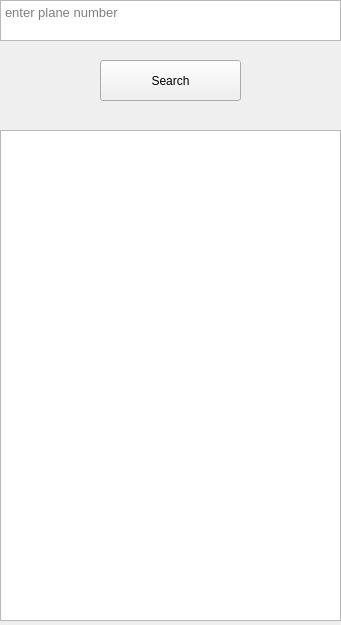
<?xml version="1.0" encoding="UTF-8"?>
<ui version="4.0">
 <class>MainWindow</class>
 <widget class="QMainWindow" name="MainWindow">
  <property name="geometry">
   <rect>
    <x>0</x>
    <y>0</y>
    <width>341</width>
    <height>625</height>
   </rect>
  </property>
  <property name="windowTitle">
   <string>MainWindow</string>
  </property>
  <widget class="QWidget" name="centralwidget">
   <widget class="QPlainTextEdit" name="planeNumber">
    <property name="geometry">
     <rect>
      <x>0</x>
      <y>0</y>
      <width>341</width>
      <height>41</height>
     </rect>
    </property>
    <property name="font">
     <font>
      <pointsize>10</pointsize>
     </font>
    </property>
    <property name="placeholderText">
     <string>enter plane number</string>
    </property>
   </widget>
   <widget class="QPushButton" name="searchPlane">
    <property name="geometry">
     <rect>
      <x>100</x>
      <y>60</y>
      <width>141</width>
      <height>41</height>
     </rect>
    </property>
    <property name="text">
     <string>Search</string>
    </property>
   </widget>
   <widget class="QPlainTextEdit" name="planeInfo">
    <property name="geometry">
     <rect>
      <x>0</x>
      <y>130</y>
      <width>341</width>
      <height>491</height>
     </rect>
    </property>
    <property name="font">
     <font>
      <pointsize>10</pointsize>
     </font>
    </property>
    <property name="readOnly">
     <bool>true</bool>
    </property>
   </widget>
  </widget>
 </widget>
 <resources/>
 <connections/>
</ui>
